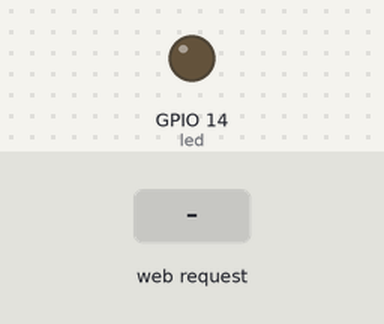
A sketch run on a simulated ESP8266 (NodeMCU). Shown: output pins drawn as LEDs (lit = HIGH). The inputs (shaded band) are chosen by the test bench. WiFi joins after 1.5 s; servers stay silent unless stated; what the sketch prints to the serial monitor is not drawn.

Above: at 2.7 s.
2.8 s: HTTP request GET / received
At 4.0 s:
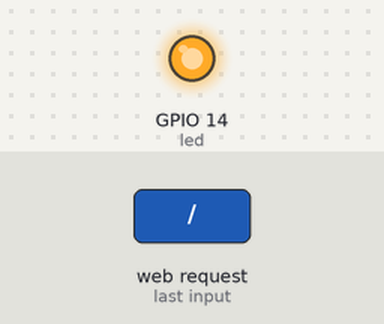
4.3 s: HTTP request GET /inline received
At 5.3 s:
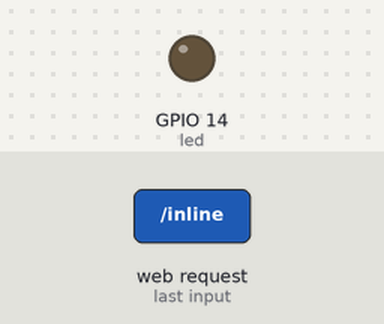
Timing chart, 0 to 7.3 s (numbered marks = the images above; inputs shaded):
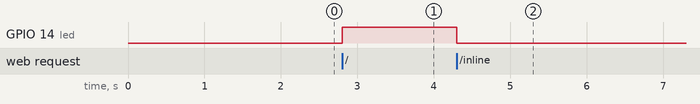

Measured:
- after the input at 2.8 s, GPIO 14 (led): LOW → HIGH at once
- after the input at 4.3 s, GPIO 14 (led): HIGH → LOW at once

The sketch:

arduino.ino
```cpp
#include <ESP8266WiFi.h>
#include <WiFiClient.h>
#include <ESP8266WebServer.h>
#include <ESP8266mDNS.h>

const char* ssid = "java_iptime";
const char* password = "java5555";

ESP8266WebServer server(80);

const int led = 14;
String s,s_head;

void handleRoot() {
  digitalWrite(led, HIGH);
  s=s_head+"<h1>켜짐</h1><br>";
  server.send(200, "text/html", s);
  //server.send(200, "text/plain", "hello from esp8266!");

}

void handleNotFound(){
  digitalWrite(led, 1);
  String message = "File Not Found\n\n";
  message += "URI: ";
  message += server.uri();
  message += "\nMethod: ";
  message += (server.method() == HTTP_GET)?"GET":"POST";
  message += "\nArguments: ";
  message += server.args();
  message += "\n";
  for (uint8_t i=0; i<server.args(); i++){
    message += " " + server.argName(i) + ": " + server.arg(i) + "\n";
  }
  server.send(404, "text/plain", message);
  digitalWrite(led, 0);
}
void setupWifi() {
  WiFi.mode(WIFI_STA);
  WiFi.begin(ssid, password);
  Serial.println("");

  while (WiFi.status() != WL_CONNECTED) {
    delay(500);
    Serial.print(".");
  }
  Serial.println("");
  Serial.print("Connected to ");
  Serial.println(ssid);
  Serial.print("IP address: ");
  Serial.println(WiFi.localIP());
}

void setup(void){
  pinMode(led, OUTPUT);
  digitalWrite(led, LOW);
  Serial.begin(115200);

  setupWifi();

  s_head="<meta name='viewport' content='width=device-width, initial-scale=1.0'/>";
  //s=s+"<meta http-equiv='refresh' content='5'/>";
  s_head=s_head+"<meta http-equiv='Content-Type' content='text/html;charset=utf-8' />";
  server.on("/", handleRoot);
  server.on("/inline", [](){
    //server.send(200, "text/plain", "this works as well");
    digitalWrite(led, LOW);
    s=s_head+"<h1>꺼짐</h1><br>";
    server.send(200, "text/html", s);
  });

  server.onNotFound(handleNotFound);

  server.begin();
  Serial.println("HTTP server started");
}

void loop(void){
  server.handleClient();
}
```
